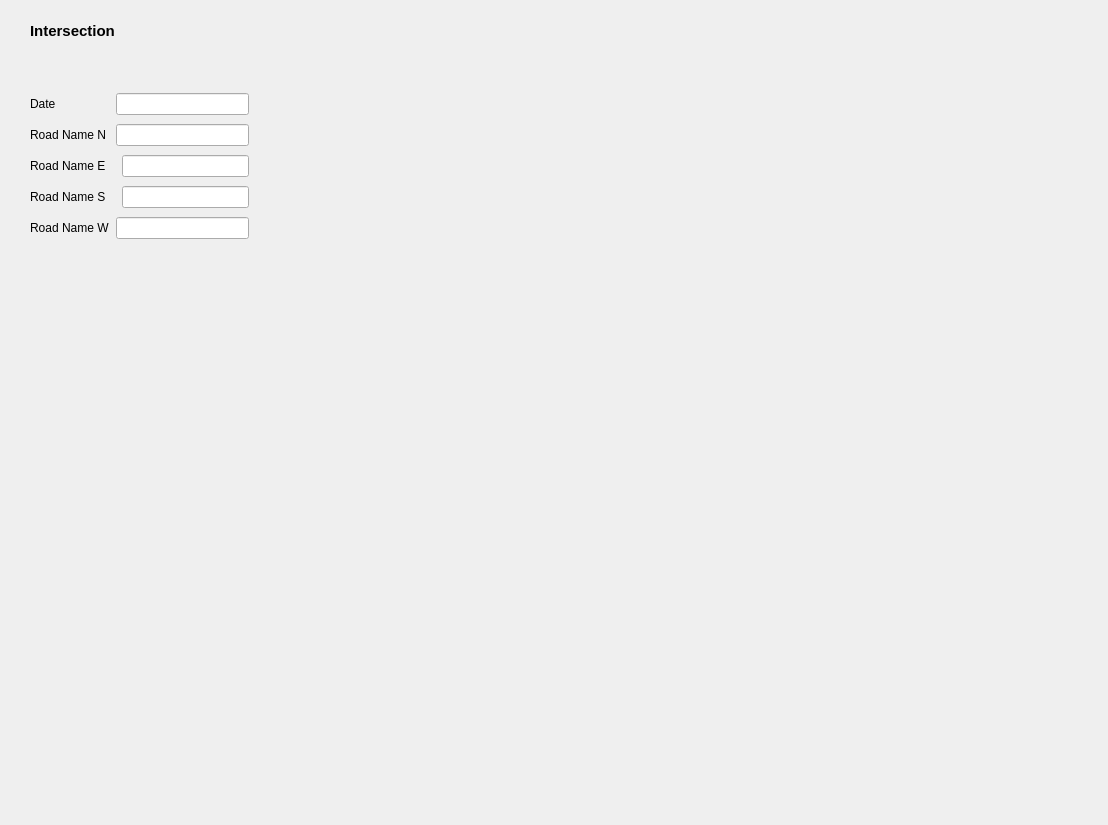
<?xml version="1.0" encoding="UTF-8"?>
<ui version="4.0">
 <class>Dialog</class>
 <widget class="QDialog" name="Dialog">
  <property name="geometry">
   <rect>
    <x>0</x>
    <y>0</y>
    <width>1108</width>
    <height>825</height>
   </rect>
  </property>
  <property name="windowTitle">
   <string>Dialog</string>
  </property>
  <widget class="QLabel" name="label">
   <property name="geometry">
    <rect>
     <x>30</x>
     <y>20</y>
     <width>161</width>
     <height>21</height>
    </rect>
   </property>
   <property name="font">
    <font>
     <pointsize>11</pointsize>
     <weight>75</weight>
     <bold>true</bold>
    </font>
   </property>
   <property name="text">
    <string>Intersection</string>
   </property>
  </widget>
  <widget class="QLabel" name="label_12">
   <property name="geometry">
    <rect>
     <x>350</x>
     <y>80</y>
     <width>271</width>
     <height>211</height>
    </rect>
   </property>
   <property name="text">
    <string/>
   </property>
   <property name="pixmap">
    <pixmap>../QGIS_RRAMS/Intersection Examples/satellite image.PNG</pixmap>
   </property>
   <property name="scaledContents">
    <bool>true</bool>
   </property>
  </widget>
  <widget class="QWidget" name="layoutWidget">
   <property name="geometry">
    <rect>
     <x>30</x>
     <y>90</y>
     <width>219</width>
     <height>152</height>
    </rect>
   </property>
   <layout class="QGridLayout" name="gridLayout_2">
    <item row="3" column="0" colspan="2">
     <widget class="QLabel" name="label_19">
      <property name="text">
       <string>Road Name S</string>
      </property>
     </widget>
    </item>
    <item row="2" column="2">
     <widget class="QLineEdit" name="lineEdit_3"/>
    </item>
    <item row="0" column="1" colspan="2">
     <widget class="QLineEdit" name="lineEdit"/>
    </item>
    <item row="4" column="0">
     <widget class="QLabel" name="label_17">
      <property name="text">
       <string>Road Name W</string>
      </property>
     </widget>
    </item>
    <item row="1" column="0">
     <widget class="QLabel" name="label_16">
      <property name="text">
       <string>Road Name N</string>
      </property>
     </widget>
    </item>
    <item row="2" column="0">
     <widget class="QLabel" name="label_23">
      <property name="text">
       <string>Road Name E</string>
      </property>
     </widget>
    </item>
    <item row="1" column="1" colspan="2">
     <widget class="QLineEdit" name="lineEdit_2"/>
    </item>
    <item row="3" column="2">
     <widget class="QLineEdit" name="lineEdit_4"/>
    </item>
    <item row="0" column="0">
     <widget class="QLabel" name="label_15">
      <property name="text">
       <string>Date</string>
      </property>
     </widget>
    </item>
    <item row="4" column="1" colspan="2">
     <widget class="QLineEdit" name="lineEdit_5"/>
    </item>
   </layout>
  </widget>
  <widget class="QLabel" name="label_13">
   <property name="geometry">
    <rect>
     <x>30</x>
     <y>400</y>
     <width>561</width>
     <height>131</height>
    </rect>
   </property>
   <property name="text">
    <string/>
   </property>
   <property name="pixmap">
    <pixmap>../QGIS_RRAMS/Intersection Examples/Input Data.PNG</pixmap>
   </property>
   <property name="scaledContents">
    <bool>true</bool>
   </property>
  </widget>
  <widget class="QLabel" name="label_20">
   <property name="geometry">
    <rect>
     <x>740</x>
     <y>540</y>
     <width>331</width>
     <height>271</height>
    </rect>
   </property>
   <property name="text">
    <string/>
   </property>
   <property name="pixmap">
    <pixmap>../QGIS_RRAMS/Intersection Examples/Link Volume Diagram.PNG</pixmap>
   </property>
   <property name="scaledContents">
    <bool>true</bool>
   </property>
  </widget>
  <widget class="QLabel" name="label_22">
   <property name="geometry">
    <rect>
     <x>30</x>
     <y>540</y>
     <width>331</width>
     <height>271</height>
    </rect>
   </property>
   <property name="text">
    <string/>
   </property>
   <property name="pixmap">
    <pixmap>../QGIS_RRAMS/Intersection Examples/Turning Diagram.PNG</pixmap>
   </property>
   <property name="scaledContents">
    <bool>true</bool>
   </property>
  </widget>
  <widget class="QLabel" name="label_24">
   <property name="geometry">
    <rect>
     <x>380</x>
     <y>540</y>
     <width>331</width>
     <height>271</height>
    </rect>
   </property>
   <property name="text">
    <string/>
   </property>
   <property name="pixmap">
    <pixmap>../QGIS_RRAMS/Intersection Examples/Direction Diagram.PNG</pixmap>
   </property>
   <property name="scaledContents">
    <bool>true</bool>
   </property>
  </widget>
  <widget class="QLabel" name="label_14">
   <property name="geometry">
    <rect>
     <x>470</x>
     <y>40</y>
     <width>31</width>
     <height>41</height>
    </rect>
   </property>
   <property name="text">
    <string/>
   </property>
   <property name="pixmap">
    <pixmap>../QGIS_RRAMS/Intersection Examples/North Arrow.PNG</pixmap>
   </property>
   <property name="scaledContents">
    <bool>true</bool>
   </property>
  </widget>
  <widget class="QLabel" name="label_18">
   <property name="geometry">
    <rect>
     <x>620</x>
     <y>170</y>
     <width>31</width>
     <height>41</height>
    </rect>
   </property>
   <property name="text">
    <string/>
   </property>
   <property name="pixmap">
    <pixmap>../QGIS_RRAMS/Intersection Examples/East Arrow.PNG</pixmap>
   </property>
   <property name="scaledContents">
    <bool>true</bool>
   </property>
  </widget>
  <widget class="QLabel" name="label_21">
   <property name="geometry">
    <rect>
     <x>470</x>
     <y>290</y>
     <width>31</width>
     <height>41</height>
    </rect>
   </property>
   <property name="text">
    <string/>
   </property>
   <property name="pixmap">
    <pixmap>../QGIS_RRAMS/Intersection Examples/South Arrow.PNG</pixmap>
   </property>
   <property name="scaledContents">
    <bool>true</bool>
   </property>
  </widget>
  <widget class="QLabel" name="label_25">
   <property name="geometry">
    <rect>
     <x>320</x>
     <y>170</y>
     <width>31</width>
     <height>41</height>
    </rect>
   </property>
   <property name="text">
    <string/>
   </property>
   <property name="pixmap">
    <pixmap>../QGIS_RRAMS/Intersection Examples/West Arrow.PNG</pixmap>
   </property>
   <property name="scaledContents">
    <bool>true</bool>
   </property>
  </widget>
 </widget>
 <resources/>
 <connections/>
</ui>
